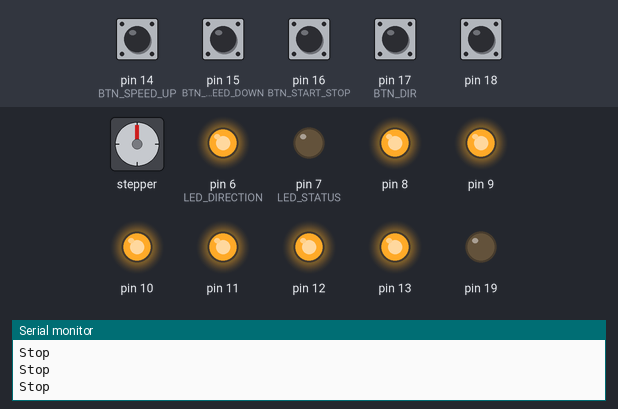
The sketch below on a simulated Arduino Uno, built with avr-gcc and run on an emulated ATmega328P. On the bench: stepper motor, output pins drawn as LEDs (lit = HIGH), the last lines printed to the serial monitor. Wiring (inferred from the names in the program): stepper motor (200 steps per turn assumed): coils pin 2, pin 3, pin 4, pin 5. Inputs (shaded band) come from the test bench; at power-on: pin 14 (BTN_SPEED_UP), pin 15 (BTN_SPEED_DOWN), pin 16 (BTN_START_STOP), pin 17 (BTN_DIR), pin 18 HIGH. Pins used as bus, display or sensor lines are not drawn.

Above: at 1.2 s.
1.3 s: pin 18 pulled LOW for 0.15 s
At 1.8 s:
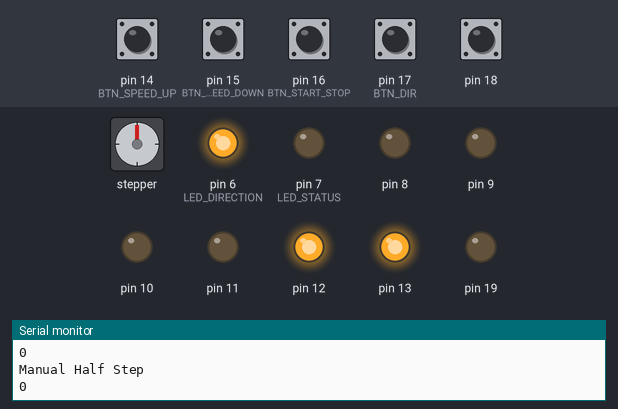
2.9 s: pin 18 pulled LOW for 1 s
At 4.3 s:
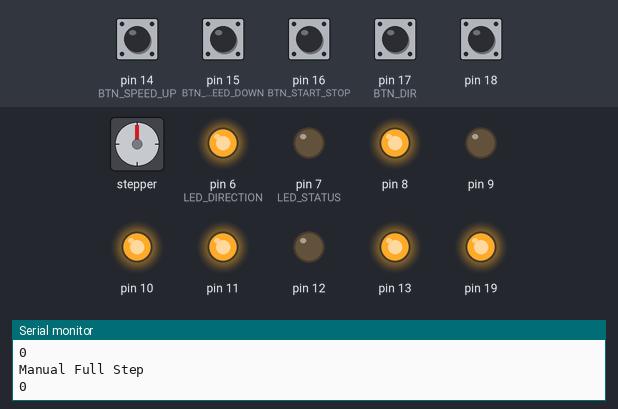
5.4 s: pin 17 (BTN_DIR) pulled LOW for 0.15 s
At 6.9 s:
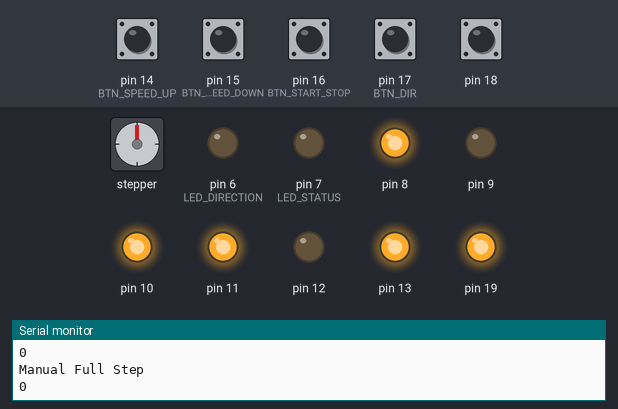
7.2 s: pin 18 pulled LOW for 0.15 s
At 8.8 s:
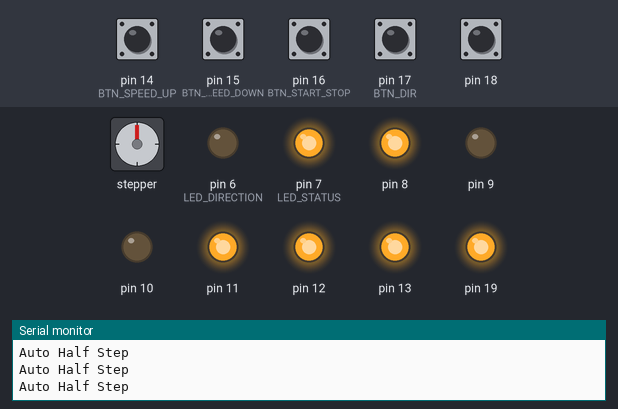
10.3 s: pin 16 (BTN_START_STOP) pulled LOW for 0.15 s
At 10.55 s:
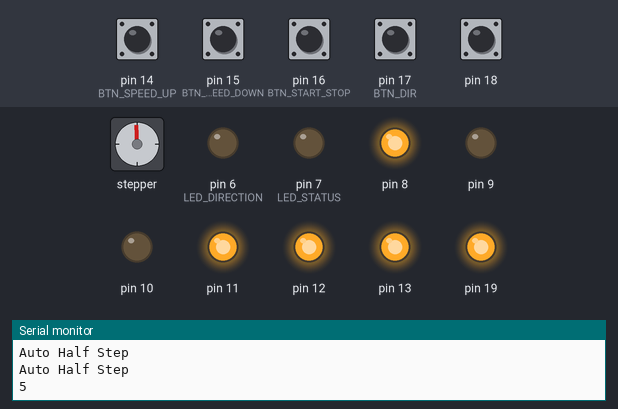
12.1 s: pin 17 (BTN_DIR) pulled LOW for 1 s
At 16.0 s:
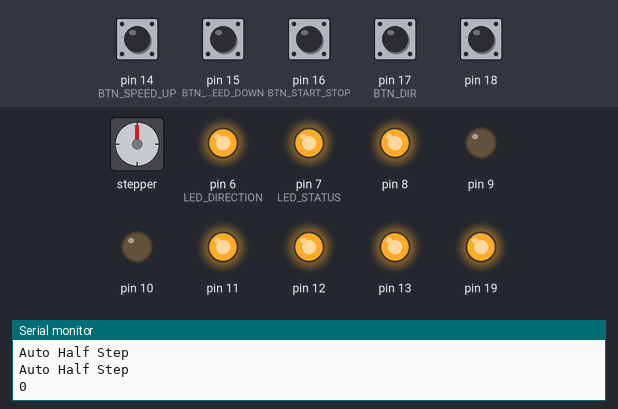
Timing chart, 0 to 43.9 s (numbered marks = the images above; inputs shaded):
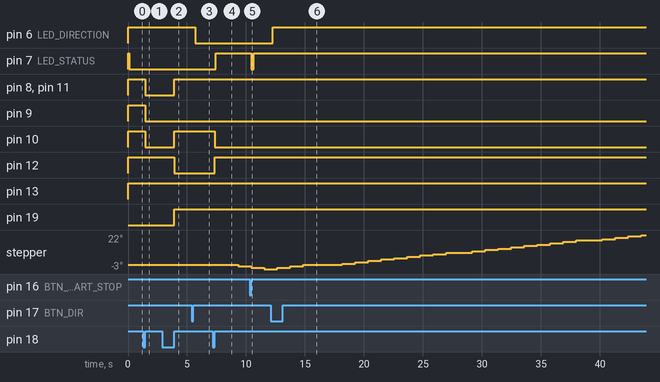

Measured:
- after the input at 1.3 s, pin 8–11: HIGH → LOW after 0.15 s
- after the input at 2.9 s, pin 8, pin 10, pin 11, pin 19: LOW → HIGH after 1.0 s; pin 12: HIGH → LOW after 1.0 s
- after the input at 5.4 s, pin 6 (LED_DIRECTION): HIGH → LOW after 0.30 s
- after the input at 10.3 s, pin 7 (LED_STATUS): HIGH → LOW after 0.15 s, → HIGH 0.20 s later
- after the input at 12.1 s, pin 6 (LED_DIRECTION): LOW → HIGH after 0.16 s

The sketch:

Lab_2.ino
```cpp
//Nadine Haytham FathAllah
//Section 2


// 0 --> 7 PD
// 8 --> 13 PB
// A0 --> A5 PC
// OUTPUT --> DDR 1 , PORT has value
// INPUT --> DDR 0 , read from PIN
// INPUT PULLUP --> DDR 0 , PORT 1 , read from PIN


//D register
#define IN1 2
#define IN2 3
#define IN3 4
#define IN4 5
#define LED_DIRECTION 6
#define LED_STATUS 7

//C register
#define BTN_SPEED_UP 0
#define BTN_SPEED_DOWN 1
#define BTN_START_STOP 2
#define BTN_DIR 3
#define BTN_MODE 4


int DELAY = 1000;
int MODE = 0;
int STEP = 0;
bool DIR = true; //initially CW
static bool dirPressed = false;
static bool startStopPressed = false;
static bool stopped = false; //initially moving
static bool EmergencyStop = false;

//for debouncing issue
unsigned long lastPress = 0;
unsigned long lastStepTime = 0;

//for emergency stop
unsigned long startTime = 0;
unsigned long endTime = 0;
bool buttonHeld = false;

//for speed up and speed down to make sure buttons aren't blocked
static bool speedUpPressed = false;
static bool speedDownPressed = false;

void setup() {
  Serial.begin(9600);

  //serial monitor + motor driver + leds
  for (int i = 2; i < 8; i++) {
    DDRD |= (1 << i);
  }

  //buttons
  for (int i = 0; i < 5; i++) {
    DDRC &= ~(1 << i);
    PORTC |= (1 << i);
  }

  //7 segment
  for (int i = 0; i < 6; i++) {
    DDRB |= (1 << i);
  }
  DDRC |= (1 << 5);
}

void loop() {

  //direction led, on --> forward, off --> reverse
  if (DIR) PORTD |= (1 << LED_DIRECTION);
  else PORTD &= ~(1 << LED_DIRECTION);

  //status led, on --> moving, off --> stopped (in auto mode)
  if (!stopped) PORTD |= (1 << LED_STATUS);
  else PORTD &= ~(1 << LED_STATUS);

  //changing mode button
  if ((PINC & (1 << BTN_MODE)) == 0) {
    while ((PINC & (1 << BTN_MODE)) == 0)
      ;
    MODE += 1;
    MODE %= 5;
    lastPress = millis();
  }

  //toggling direction button
  if ((PINC & (1 << BTN_DIR)) == 0) {
    if (!dirPressed) {
      DIR = !DIR;
      dirPressed = true;
      lastPress = millis();
    }
  } else dirPressed = false;

  // speed up
  if ((PINC & (1 << BTN_SPEED_UP)) == 0) {
    if (!speedUpPressed) {
      if (DELAY > 100) DELAY -= 100;
      else DELAY = 100;
      speedUpPressed = true;
      lastPress = millis();
    }
  } else speedUpPressed = false;

  // speed down
  if ((PINC & (1 << BTN_SPEED_DOWN)) == 0) {
    if (!speedDownPressed) {
      if (DELAY < 3000) DELAY += 50;
      else DELAY = 3000;
      speedDownPressed = true;
      lastPress = millis();
    }
  } else speedDownPressed = false;

  //emergency stop and resuming logic
  if ((PINC & (1 << BTN_START_STOP)) == 0) {
    if (startTime == 0) startTime = millis();
    if (!buttonHeld && millis() - startTime >= 2000) {
      EmergencyStop = !EmergencyStop;
      stopped = EmergencyStop;
      buttonHeld = true;
      Serial.println(EmergencyStop ? "EMERGENCY STOP" : "RESUME");
    }
  } else {
    startTime = 0;
    buttonHeld = false;
  }

  //emergency stop on 7 segment
  if (EmergencyStop) {
    PORTD ^= (1 << LED_STATUS);
    PORTC |= (1 << 5);
    PORTB = 0b001111;
    delay(200);
    return;
  }

  //main logic
  switch (MODE) {
    case 0:
      PORTC &= ~(1 << 5);
      PORTB = 0b111111;
      stopped = true;
      Serial.println("Stop");
      delay(100);
      break;
    case 1:
      PORTB = 0b110000;
      Serial.println("Manual Half Step");
      Manual_Mode();
      delay(100);
      break;
    case 2:
      PORTB = 0b101101;
      PORTC |= (1 << 5);
      Serial.println("Manual Full Step");
      Manual_Mode();
      delay(100);
      break;
    case 3:
      PORTB = 0b111001;
      PORTC |= (1 << 5);
      stopped = false;
      Serial.println("Auto Half Step");
      Auto_Mode();
      delay(100);
      break;
    case 4:
      PORTB = 0b110010;
      PORTC |= (1 << 5);
      Serial.println("Auto Full Step");
      Auto_Mode();
      delay(100);
      break;
    default:
      Serial.println("STOP");
      delay(100);
      break;
  }
}

//functions

void Manual_Mode() {

  if ((PINC & (1 << BTN_START_STOP)) == 0 && millis() - lastPress > 250) {
    while ((PINC & (1 << BTN_START_STOP)) == 0)
      ;
    if (DIR) STEP += 1;
    else STEP -= 1;
    lastPress = millis();
  }

  if (MODE == 1) {
    if (STEP > 7) STEP = 0;
    else if (STEP < 0) STEP = 7;
    Serial.println(STEP);
    Half_Step_Logic();
    lastStepTime = millis();
  } else if (MODE == 2) {
    if (STEP > 3) STEP = 0;
    if (STEP < 0) STEP = 3;
    Serial.println(STEP);
    Full_Step_Logic();
    lastStepTime = millis();
  }
}

void Auto_Mode() {
  if ((PINC & (1 << BTN_START_STOP)) == 0) {
    if (!startStopPressed) {
      stopped = !stopped;
      startStopPressed = true;
      lastPress = millis();
    }
  } else startStopPressed = false;

  if ((millis() - lastStepTime >= DELAY) && !stopped) {
    if (DIR) STEP++;
    else STEP--;

    if (MODE == 3) {
      if (STEP > 7) STEP = 0;
      else if (STEP < 0) STEP = 7;
      Serial.println(STEP);
      Half_Step_Logic();
      lastStepTime = millis();
    } else if (MODE == 4) {
      if (STEP > 3) STEP = 0;
      if (STEP < 0) STEP = 3;
      Serial.println(STEP);
      Full_Step_Logic();
      lastStepTime = millis();
    }
  }
}

void Half_Step_Logic() {
  switch (STEP) {
    case 0:
      PORTD &= 0xC3;
      PORTD |= (1 << IN1);
      delay(100);
      break;
    case 1:
      PORTD &= 0xC3;
      PORTD |= (1 << IN1) | (1 << IN2);
      delay(100);
      break;
    case 2:
      PORTD &= 0xC3;
      PORTD |= (1 << IN2);
      delay(100);
      break;
    case 3:
      PORTD &= 0xC3;
      PORTD |= (1 << IN2) | (1 << IN3);
      delay(100);
      break;
    case 4:
      PORTD &= 0xC3;
      PORTD |= (1 << IN3);
      delay(100);
      break;
    case 5:
      PORTD &= 0xC3;
      PORTD |= (1 << IN3) | (1 << IN4);
      delay(100);
      break;
    case 6:
      PORTD &= 0xC3;
      PORTD |= (1 << IN4);
      delay(100);
      break;
    case 7:
      PORTD &= 0xC3;
      PORTD |= (1 << IN1) | (1 << IN4);
      delay(100);
      break;
    default:
      PORTD &= 0xC3;
      delay(100);
      break;
  }
}

void Full_Step_Logic() {
  switch (STEP) {
    case 0:
      PORTD &= 0xC3;
      PORTD |= (1 << IN1) | (1 << IN2);
      delay(100);
      break;
    case 1:
      PORTD &= 0xC3;
      PORTD |= (1 << IN2) | (1 << IN3);
      delay(100);
      break;
    case 2:
      PORTD &= 0xC3;
      PORTD |= (1 << IN3) | (1 << IN4);
      delay(100);
      break;
    case 3:
      PORTD &= 0xC3;
      PORTD |= (1 << IN4) | (1 << IN1);
      delay(100);
      break;
    default:
      PORTD &= 0xC3;
      delay(100);
      break;
  }
}
```
